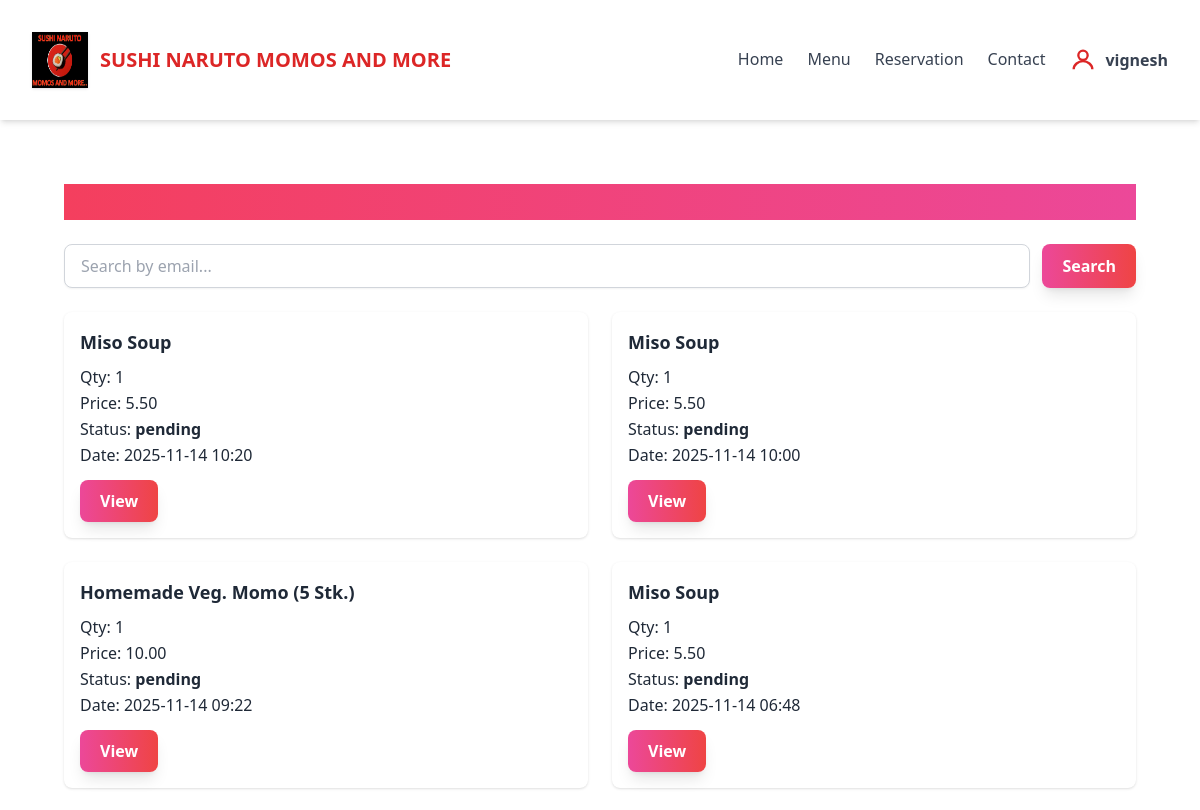
The app's page /order/history/ (signed in, upper part), older data.
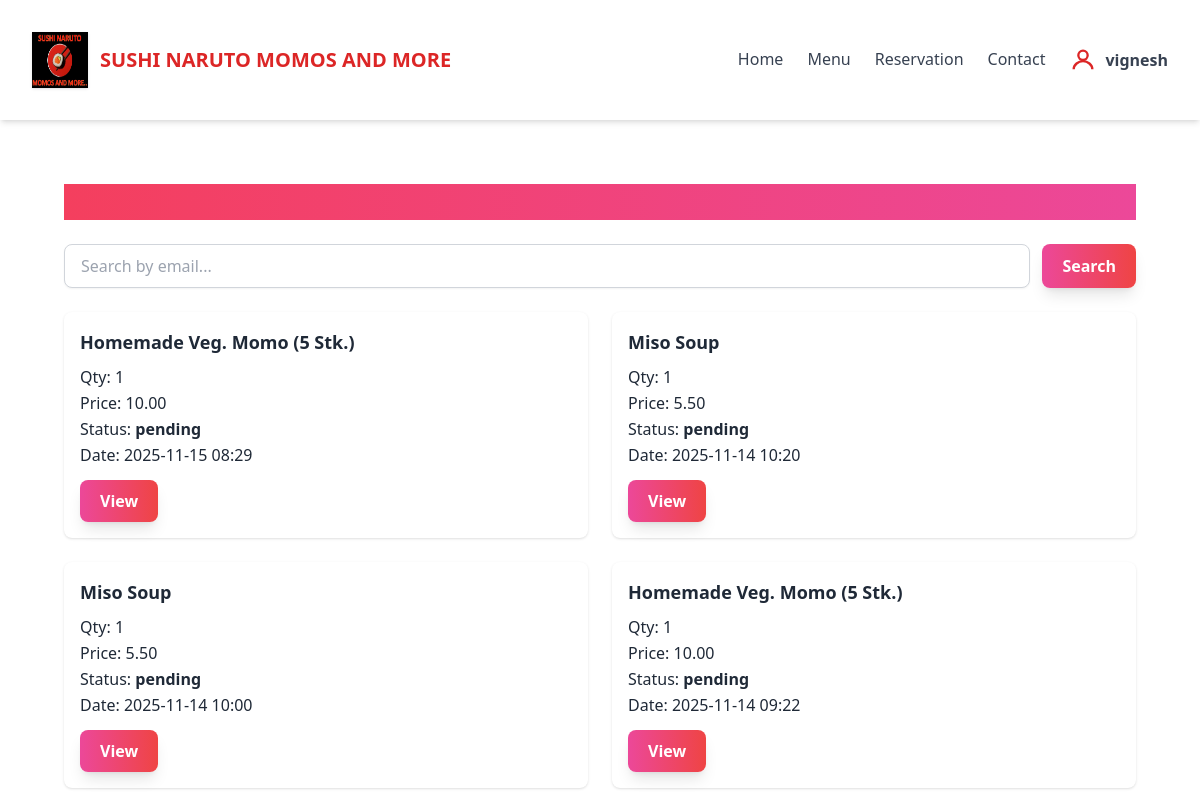
The same page, newer data.
### sushi/models.py (models this page shows, shortened)
class Order(models.Model):
    ORDER_TYPE_CHOICES = [
        ('now', 'Order Now'),
        ('later', 'Order Later'),
    ]
    DELIVERY_CHOICES = [
        ('Click & Collect', 'Click & Collect (Free)'),
        ('Free', 'Free'),
        ('Livraison Express 3.5km', 'Livraison Express 3.5km'),
    ]
    item = models.CharField(max_length=200)
    price = models.DecimalField(max_digits=7, decimal_places=2)
    qty = models.PositiveIntegerField()
    order_type = models.CharField(max_length=10, choices=ORDER_TYPE_CHOICES)
    order_date = models.DateField(null=True, blank=True)
    order_time = models.TimeField(null=True, blank=True)
    email = models.EmailField()
    mobile = models.CharField(max_length=30)
    address = models.CharField(max_length=255)
    delivery = models.CharField(max_length=40, choices=DELIVERY_CHOICES)
    created_at = models.DateTimeField(default=timezone.now)
    status = models.CharField(max_length=30, default='pending')
    cancellation_reason = models.TextField(blank=True, null=True)

### sushi/views.py (the view)
# urls.py: path('order/history/', views.order_history, name='order_history'),
@login_required
def order_history(request):
    orders = Order.objects.filter(email=request.user.email).order_by('-created_at')
    return render(request, 'order_history.html', {'orders': orders})

### sushi/templates/order_history.html (shortened to what this page needs)
{% extends 'base.html' %}
{% block content %}
{% load static %}
<link rel="stylesheet" href="{% static 'css/order_history.css' %}">
<div class="container mx-auto px-4 py-8">
    <h1 class="text-3xl font-bold mb-6 text-gradient bg-clip-text text-transparent"
        style="background: linear-gradient(90deg, #f43f5e, #ec4899);">
    </h1>
    <form method="get" action="{% url 'order_history' %}" class="mb-6 flex gap-3">
        <input type="text" name="q" placeholder="Search by email..." value="{{ request.GET.q }}"
            class="flex-1 px-4 py-2 border border-gray-300 rounded-lg shadow-sm focus:outline-none focus:ring-2 focus:ring-pink-400 transition duration-300">
        <button type="submit"
            class="px-5 py-2 bg-gradient-to-r from-pink-500 to-red-500 text-white font-semibold rounded-lg shadow-lg hover:scale-105 transform transition duration-300">
            Search
        </button>
    </form>
    <div class="grid gap-6 md:grid-cols-2">
        {% for order in orders %}
        <div class="bg-white rounded-lg shadow p-4 animate-fadeIn">
            <div class="font-semibold text-lg mb-2">{{ order.item }}</div>
            <div>Qty: {{ order.qty }}</div>
            <div>Price: {{ order.price }}</div>
            <div>Status: <span class="font-semibold">{{ order.status }}</span></div>
            <div>Date: {{ order.created_at|date:"Y-m-d H:i" }}</div>
            <a href="{% url 'order_detail' order.pk %}"
                class="mt-3 inline-block px-5 py-2 bg-gradient-to-r from-pink-500 to-red-500 text-white font-semibold rounded-lg shadow-lg hover:scale-105 transform transition duration-300">
                View
            </a>
        </div>
        {% empty %}
        <p>No orders found.</p>
        {% endfor %}
    </div>
</div>
{% endblock %}

Row changes from the older to the newer data that the page shows:
no longer on this page (row unchanged): Order: item "Miso Soup", qty "1", price "5.50", status "pending", created_at "2025-11-14 06:48"
added Order: item "Homemade Veg. Momo (5 Stk.)", qty "1", price "10.00", status "pending", created_at "2025-11-15 08:29"
